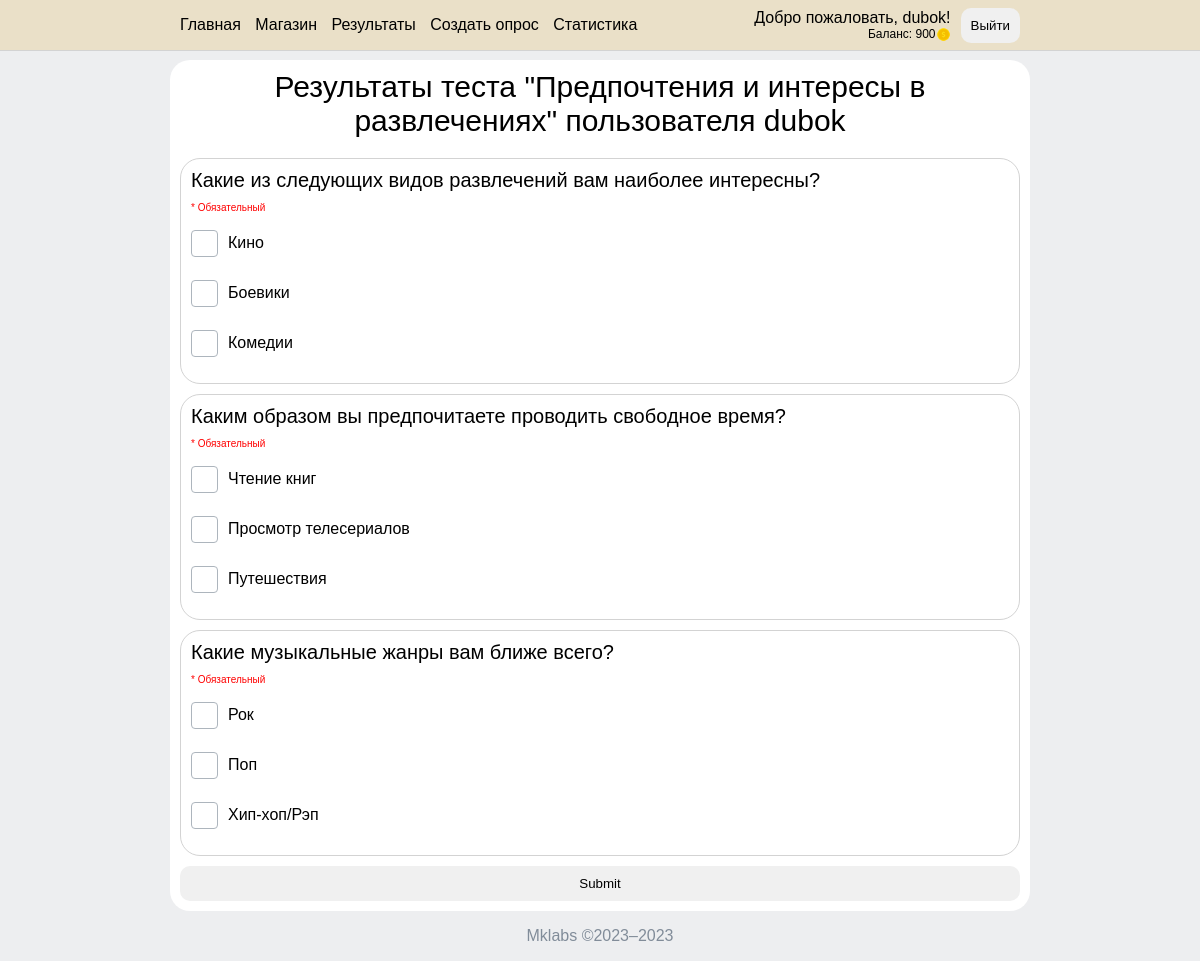
/survey_results/1/1/ (signed in), run on the app's committed database.
### myapp/models.py (models this page shows)
class UserMarket(models.Model):
    user = models.ForeignKey(User, on_delete=models.CASCADE)
    balance = models.IntegerField(default=0, validators=[MinValueValidator(0)])
    purchased_colors = models.ManyToManyField('Color', related_name='users')
    active_color = models.ForeignKey(Color, on_delete=models.CASCADE, default=1)

class Survey(models.Model):
    title = models.CharField(max_length=100)
    description = models.TextField()
    date_completed = models.DateTimeField(auto_now_add=True)
    price = models.IntegerField(default=0)

class Question(models.Model):
    TYPE_CHOICES = (
        ('checkbox', 'Флажки'),
        ('radio', 'Один выбор'),
        ('text', 'Текстовый ответ'),
    )
    survey = models.ForeignKey(Survey, on_delete=models.CASCADE)
    text = models.CharField(max_length=200)
    type = models.CharField(max_length=20, choices=TYPE_CHOICES)
    is_required = models.BooleanField(default=False)

class AnswerOption(models.Model):
    question = models.ForeignKey(Question, on_delete=models.CASCADE)
    text = models.CharField(max_length=255)

### myapp/views.py (the view)
# urls.py: path('survey_results/<int:survey_id>/<int:user_id>/', user_results, name='user_results'),
def user_results(request, survey_id, user_id):
    survey = get_object_or_404(Survey, id=survey_id)
    inter = get_object_or_404(User, id=user_id)
    questions = survey.question_set.all()
    user_answers = UserAnswer.objects.filter(user=inter, question__in=questions)
    text_answers = UserAnswer.objects.none()
    selected_options = UserAnswer.objects.none()
    for answer in user_answers:
        if answer.text_answer:
            text_answers = text_answers | UserAnswer.objects.filter(pk=answer.pk)
        selected_options = selected_options.union(answer.selected_options.all())
    return render(request, 'user_result.html',
                  {'inter': inter, 'survey': survey, 'questions': questions, 'user_answers': selected_options,
                   'text_answers': text_answers})

### myapp/context_processor.py (called while the page is built)
def balance_processor(request):
    user = request.user
    if user.is_authenticated:
        user_market = UserMarket.objects.filter(user=user).first()
    else:
        user_market = None
    return {'user_market': user_market}

def user_processor(request):
    user = request.user if request.user.is_authenticated else None
    return {'user': user}

### templates/user_result.html (shortened to what this page needs)
{% extends 'index.html' %}
{% block content %}
    {% if user.username != None and not user.is_superuser %}
        <div class="no-access">
            <p>Извините, у вас нет доступа к этому сайту</p>
        </div>
    {% else %}
        <div class="page-title">Результаты теста "{{ survey.title }}" пользователя {{ inter.username }}</div>
        <form id="survey-form-user" value={{ survey.id }}>
            {% for question in questions %}
                <div class="question-block">
                    <div class="question-text">{{ question.text }}</div>
                    {% if question.is_required == True %}
                        <div class="required">* Обязательный</div>
                    {% endif %}
                    {% if question.type == 'text' %}
                        <input type="text" disabled="disabled" name="question_{{ question.id }}" required value="
                                {% for text_answer in text_answers %}{% if text_answer.question == question %}{{ text_answer.text_answer }}{% endif %}{% endfor %}">
                    {% elif question.type == 'checkbox' %}
                        {% for option in question.answeroption_set.all %}
                            <div class="answer-option">
                                <label for="box{{ option.id }}"></label>
                                <label>{{ option.text }}</label>
                            </div>
                        {% endfor %}
                    {% endif %}
                </div>
            {% endfor %}
            <button type="submit" id="submit-useranswer">Submit</button>
        </form>
    {% endif %}
{% endblock %}

### templates/index.html (shortened to what this page needs)
{% load static %}
<!DOCTYPE html>
<html>
<head>
    <link rel="stylesheet" href="{% static 'css/main.css' %}">
    <link rel="stylesheet" href="{% static 'css/surveys.css' %}">
    <link rel="stylesheet" href="{% static 'css/colors.css' %}">
</head>
<body>
<header style="background-color: {{ user_market.active_color.hex_code }} !important;">
    <nav>
        <ul>
            <li><a href="/">Главная</a></li>
            <li><a href="/market/">Магазин</a></li>
            {% if user.is_superuser %}
                <li><a href="/results/">Результаты</a></li>
                <li><a href="/create_test/">Создать опрос</a></li>
                <li><a href="/stats/">Статистика</a></li>
            {% endif %}
        </ul>
        <div id="container">
            {% if user != None and user.username != "" %}
                <div class="greet">
                    <p>Добро пожаловать, {{ user.username }}!</p>
                    <div class="balance">Баланс: {{ user_market.balance }}<img src="/static/icons/coin.png"></div>
                </div>
                <button class="button" id="logout">Выйти</button>
                </div>
            {% else %}
                <button class="button" id="login">Войти</button>
                <button class="button" id="signin">Зарегистрироваться</button>
            {% endif %}
    </nav>
</header>
<main>
    <div class="content">
        {% block content %}{% endblock %}
    </div>
</main>
<footer>
    Mklabs ©2023–2023
</footer>
</body>
</html>

### static/css/main.css (style rules this page uses)
:root { --backgroind-color: #edeef0; --buttons-color: #f0f0f0; --sub-text: #818c99; --active: #D6D6D6 }
body { font-family: Arial, Verdana, sans-serif !important; margin: 0; padding: 0; display: flex; flex-direction: column; min-height: 100vh; }
.page-title { font-size: 30px; width: 100%; text-align: center; margin-bottom: 10px; }
header { background-color: white; border-bottom: 1px solid lightgrey; color: black; position: fixed; top: 0; left: 0; width: 100%; height: 50px; display: flex; justify-content: center; z-index: 997; }
.balance { justify-content: flex-end; font-size: 12px; display: flex; align-items: center; height: 15px; text-align: left; }
img { height: 100%; }
nav { min-width: 750px; width: 70%; display: flex; align-items: center; justify-content: space-between; }
nav #container { display: flex; flex-direction: row; align-items: center; }
nav button { margin-left: 10px; }
button { color: black; background-color: var(--buttons-color); border: 0; border-radius: 10px; padding: 10px; text-decoration: none; cursor: pointer; }
nav p { margin: 0; }
nav ul { list-style: none; margin: 0; padding: 0; }
nav li { display: inline-block; margin-right: 10px; }
nav li a { color: black; text-decoration: none; }
main { background-color: var(--backgroind-color); margin-top: 50px; display: flex; justify-content: center; flex: 1; min-width: 100vh; }
.content { background-color: white; min-width: 750px; width: 70%; padding: 10px; margin-top: 10px; border-radius: 20px; display: flex; flex-direction: column; }
footer { background-color: var(--backgroind-color); color: var(--sub-text); text-align: center; bottom: 0; left: 0; width: 100%; min-width: 750px; height: 50px; display: flex; align-items: center; justify-content: center; }

### static/css/surveys.css (style rules this page uses)
.survey-make, #survey-form-user { flex-grow: 1; display: flex; flex-direction: column; }
#submit-test, #submit-useranswer { margin-top: auto; }
.question-block { border: 1px solid lightgrey; padding: 10px; border-radius: 20px; margin-bottom: 10px; }
.answer-option { width: 100%; box-sizing: border-box; display: flex; align-items: center; margin-bottom: 10px; justify-content: space-between; position: relative; height: 40px; }
.custom-checkbox + label { display: inline-flex; align-items: center; user-select: none; }
.custom-checkbox + label::before { content: ''; display: inline-block; width: 25px; height: 25px; flex-shrink: 0; flex-grow: 0; border: 1px solid #adb5bd; border-radius: 0.25em; background-repeat: no-repeat; background-position: center center; background-size: 50% 50%; }
#survey-form-user .question-block .answer-option { justify-content: start !important; }
#survey-form-user .question-block .answer-option label { margin-right: 10px; }
#survey-form-user .question-block div { margin-bottom: 10px; }
.required { color: red; font-size: 10px; }
.question-text { font-size: 20px; margin-bottom: 10px !important; }

### data on the page
UserMarket: balance "900"
Survey: title "Предпочтения и интересы в развлечениях"
Question: text "Какие из следующих видов развлечений вам наиболее интересны?", is_required "* Обязательный"
AnswerOption: text "Кино"
AnswerOption: text "Боевики"
AnswerOption: text "Комедии"
Question: text "Каким образом вы предпочитаете проводить свободное время?", is_required "* Обязательный"
AnswerOption: text "Чтение книг"
AnswerOption: text "Просмотр телесериалов"
AnswerOption: text "Путешествия"
Question: text "Какие музыкальные жанры вам ближе всего?", is_required "* Обязательный"
AnswerOption: text "Рок"
AnswerOption: text "Поп"
AnswerOption: text "Хип-хоп/Рэп"

### other printed values
{{ user.username }} "dubok"
{{ inter.username }} "dubok"
